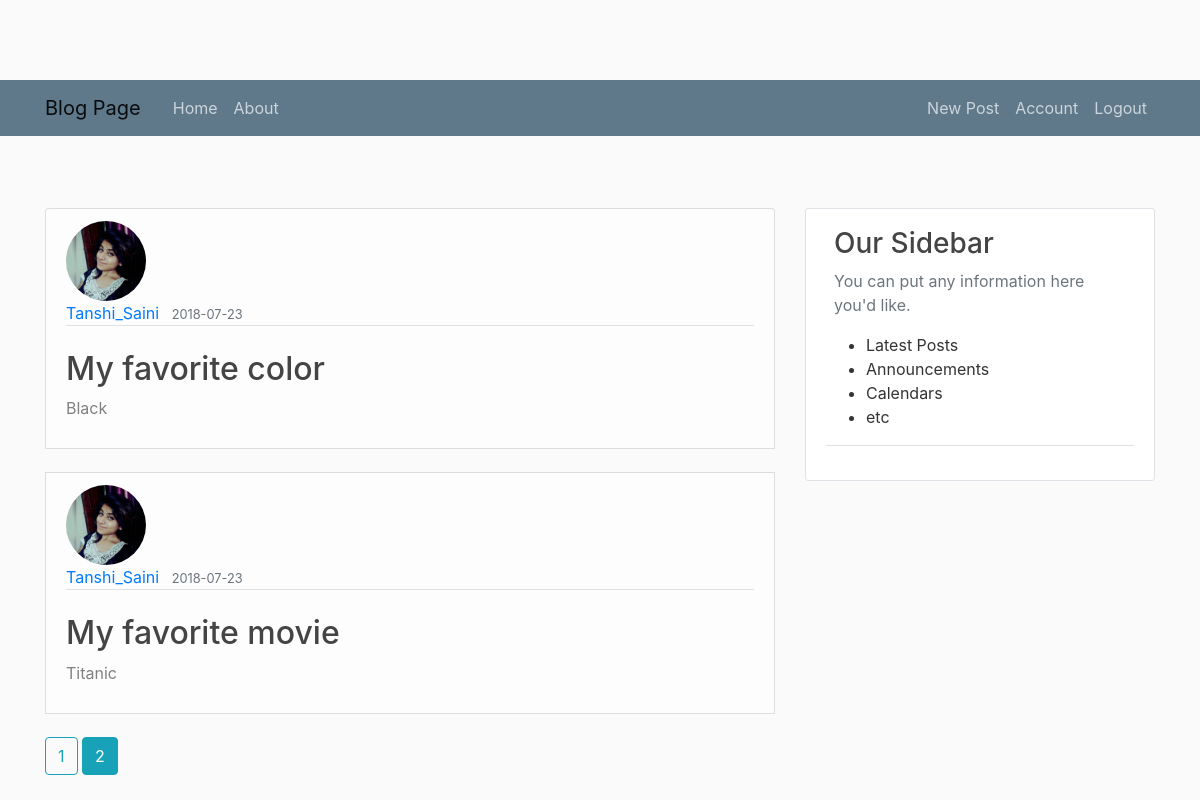
The app's page /?page=2 (signed in) with its own data.
### app/models.py (models this page shows, shortened)
class Post(db.Model):
	id=db.Column(db.Integer , primary_key=True)
	title=db.Column(db.String(100),nullable=False)
	date_posted=db.Column(db.DateTime, nullable=False, default=datetime.utcnow)
	content=db.Column(db.Text,nullable=False)
	user_id=db.Column(db.Integer, db.ForeignKey('user.id'),nullable=False)

class User(db.Model , UserMixin):
	id=db.Column(db.Integer , primary_key=True)
	username=db.Column(db.String(20) , unique=True, nullable=False)
	email=db.Column(db.String(50) , unique=True, nullable=False)
	image_file=db.Column(db.String(50),  nullable=False, default='default.jpg')
	password=db.Column(db.String(20) , nullable=False)
	posts=db.relationship('Post', backref='author', lazy=True)

### app/main/routes.py (the view)
@main.route('/')
def home():
    if current_user.is_authenticated:
        page= request.args.get('page', 1 , type=int)
        posts=Post.query.order_by(Post.date_posted.desc()).paginate(page=page, per_page=5)
        return render_template('home.html',posts=posts)
    else:
        flash(f'Please login first ','danger')
        return redirect(url_for('users.login'))

### app/models.py (called while the page is built)
@login_manager.user_loader
def load_user(user_id):
	return User.query.get(int(user_id))

### app/templates/home.html (shortened to what this page needs)
{% extends "layout.html" %}
{% block content %}
    {% for post in posts.items %}
       <article class="list-group-item list-group-item-light">
		  <img style="width:80px;height:80px" class="rounded-circle article-img" src="{{ url_for('static',filename='profile_pics/' + post.author.image_file) }}">
          <div class="media-body article-container">
            <div class="border-bottom mb-4">
              <a class="mr-2" href=" {{ url_for('users.user_posts' , username=post.author.username) }}">{{ post.author.username }}</a>
              <small class="text-muted">{{ post.date_posted.strftime('%Y-%m-%d') }}</small>
            </div>
            <h2><a class="article-title" href="{{ url_for('posts.post', post_id=post.id) }}">{{ post.title }}</a></h2>
            <p class="article-content">{{ post.content }}</p>
          </div>
        </article>
        <br>
    {% endfor %}
    {% for page_num in posts.iter_pages(left_edge=1, right_edge=1 , left_current=1 , right_current=2) %}
      {% if page_num %}
        {% if posts.page  == page_num %}
          <a class="btn btn-info mb-4" href="{{ url_for('main.home' , page=page_num) }}">{{ page_num }}</a>
        {% else %}
          <a class="btn btn-outline-info mb-4" href="{{ url_for('main.home' , page=page_num) }}">{{ page_num }}</a>
        {% endif %}
      {% endif %}
    {% endfor %}
{% endblock content %}

### app/static/main.css (style rules this page uses)
body { background: #fafafa; color: #333333; margin-top: 5rem; }
h1, h2, h3, h4, h5, h6 { color: #444444; }
.article-title { color: #444444; }
.article-content { white-space: pre-line; }
.article-img { height: 65px; width: 65px; margin-right: 16px; }

### records on screen
Post: image_file (picture), author.username "Tanshi_Saini", date_posted "2018-07-23", title "My favorite color", content "Black"
Post: image_file (picture), author.username "Tanshi_Saini", date_posted "2018-07-23", title "My favorite movie", content "Titanic"

### other values on screen
{{ page_num }} "1"
{{ page_num }} "2"
